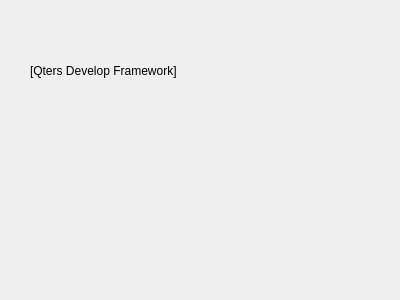
<?xml version="1.0" encoding="UTF-8"?>
<ui version="4.0">
 <class>QrProductForm</class>
 <widget class="QWidget" name="QrProductForm">
  <property name="geometry">
   <rect>
    <x>0</x>
    <y>0</y>
    <width>400</width>
    <height>300</height>
   </rect>
  </property>
  <property name="windowTitle">
   <string>Form</string>
  </property>
  <widget class="QWidget" name="horizontalLayoutWidget">
   <property name="geometry">
    <rect>
     <x>30</x>
     <y>30</y>
     <width>341</width>
     <height>81</height>
    </rect>
   </property>
   <layout class="QHBoxLayout" name="horizontalLayout">
    <item>
     <widget class="QLabel" name="qter_title">
      <property name="text">
       <string>[Qters Develop Framework]</string>
      </property>
     </widget>
    </item>
    <item>
     <widget class="QLabel" name="project_title">
      <property name="text">
       <string/>
      </property>
     </widget>
    </item>
   </layout>
  </widget>
  <widget class="QLabel" name="presentation">
   <property name="geometry">
    <rect>
     <x>70</x>
     <y>130</y>
     <width>291</width>
     <height>111</height>
    </rect>
   </property>
   <property name="text">
    <string/>
   </property>
   <property name="wordWrap">
    <bool>true</bool>
   </property>
  </widget>
 </widget>
 <resources/>
 <connections/>
</ui>
